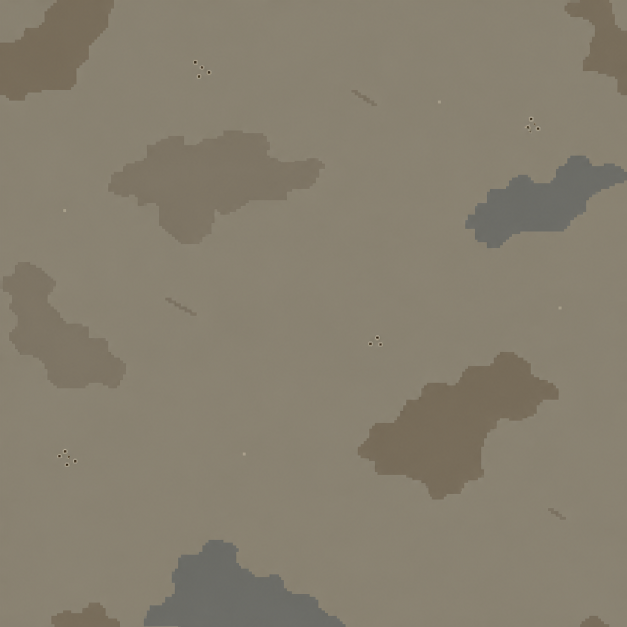
#> input picture salvage/game/素材/地-泥底/work/generated.png, 1254 x 1254 px, found by its file name (shown at 1/2 size)
$ python clean.py
#> lines starting #> are read from the running program, lines starting #| are printed output that depends on the picture; after the words box and inside, x2 and y2 are one past the last pixel; in counts of white or black regions, pixels touching at a corner belong together
from PIL import Image,ImageDraw,ImageCms
import numpy as np
from scipy import ndimage as nd
import random,json
from pathlib import Path
N=1024
rng=random.Random(421067)
raw=np.asarray(Image.open('work/generated.png').convert('RGB')).astype(float)
centers=np.array([[137,130,113],[126,117,100],[119,108,89],[107,107,102]])
k=((raw[:,:,None,:]-centers[None,None,:,:])**2).sum(-1).argmin(-1)
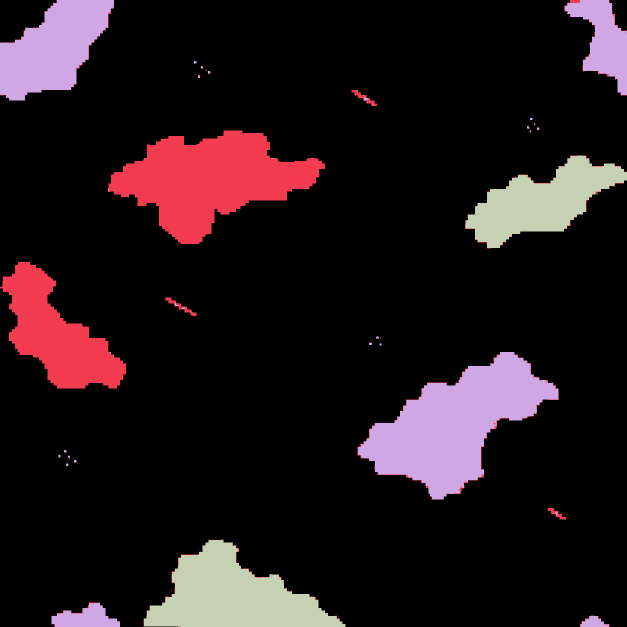
#> k: shape (1254, 1254) int64 (shown at 1/2 size); 4 distinct labels, from 0 to 3; one colour per label, 0 black
colors=['#8F8A78','#7F7868','#786E5C','#616666']
out=Image.new('RGB',(N,N),colors[0])
def wrap_paste(mask,color,cx,cy):
 w,h=mask.size
 for dx in [-N,0,N]:
  for dy in [-N,0,N]:out.paste(color,(cx-w//2+dx,cy-h//2+dy),mask)
# Preserve the generated patch silhouettes; calibrate scale, flatten colors, wrap edges.
patches=[(1,127,226,345,290),(1,201,180,76,610),(2,1,180,1006,40),(2,41,245,805,815),(3,1,182,843,389),(3,2,188,341,1006),(2,2,156,536,595)]
for c,idx,width,x,y in patches:
 lab,num=nd.label(k==c); s=nd.find_objects(lab)[idx-1]
 # Use complete generated silhouettes for fragments cut off by the original frame.
 if s[1].start==0 or s[1].stop==raw.shape[1] or s[0].start==0 or s[0].stop==raw.shape[0]:
  sourceclass,sourceidx=(1,127) if idx%2 else (2,41)
  source,_=nd.label(k==sourceclass);ss=nd.find_objects(source)[sourceidx-1]
  mask=Image.fromarray(np.uint8(source[ss]==sourceidx)*255)
  angle={201:73,1:-37,2:118}.get(idx,31)
  mask=mask.rotate(angle,resample=Image.Resampling.NEAREST,expand=True)
  box=mask.getbbox();mask=mask.crop(box)
  # A restrained shear varies the reused fragment while keeping the generated contour.
  m=np.asarray(mask);pad=round(m.shape[1]*.25);warped=np.zeros((m.shape[0],m.shape[1]+pad*2),dtype=np.uint8)
  for row in range(m.shape[0]):
   shift=round(pad*.8*np.sin(row/m.shape[0]*3.1+.7))
   warped[row,pad+shift:pad+shift+m.shape[1]]=m[row]
  mask=Image.fromarray(warped);mask=mask.crop(mask.getbbox())
 else:mask=Image.fromarray(np.uint8(lab[s]==idx)*255)
 w,h=mask.size; scale=width/max(w,h); width=round(w*scale); h=round(h*scale)
 small=mask.resize((max(1,round(width/3)),max(1,round(h/3))),Image.Resampling.NEAREST)
 mask=small.resize((small.width*3,small.height*3),Image.Resampling.NEAREST)
 wrap_paste(mask,colors[c],x,y)
#> this loop made 7 passes
#> (num, box) on passes 2, 3, 5, 6, 7: (468, (46, 20, 271, 451)), (57, (64, 70, 444, 336)), (2, (64, 70, 444, 336)), (2, (42, 94, 386, 403)), (57, (42, 94, 386, 403))
#> num on passes 1, 4: 468, 57
#> pass 1, `lab, num = nd.label(k == c)`:
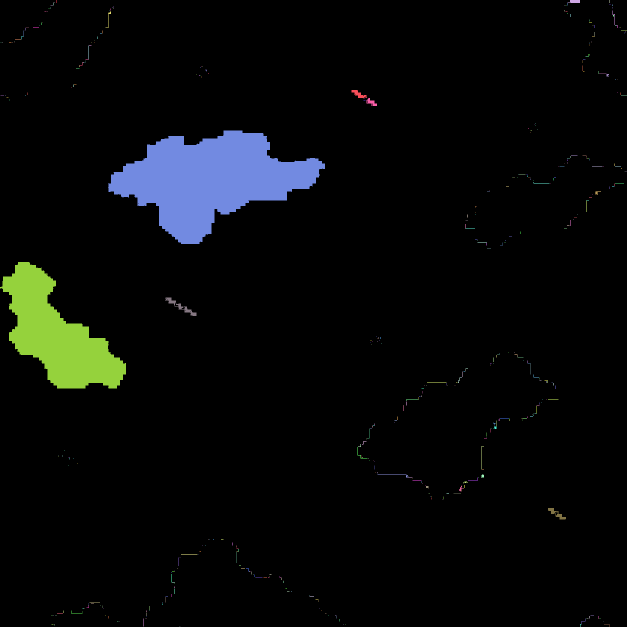
#> lab: shape (1254, 1254) int32 (shown at 1/2 size); 469 distinct labels, from 0 to 468; one colour per label, 0 black
#> pass 1, `else:mask=Image.fromarray(np.uint8(lab[s]==idx)*255)`:
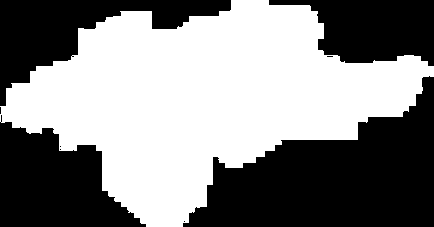
#> mask: PIL image 434x227 L; 52.6% white; 9 black regions (5 under 20 px), largest, box (x1, y1, x2, y2) and area: (183, 76, 434, 227) 20905, (0, 115, 146, 227) 10053, (0, 0, 231, 106) 8636, (269, 0, 434, 66) 7069
#> after the loop:
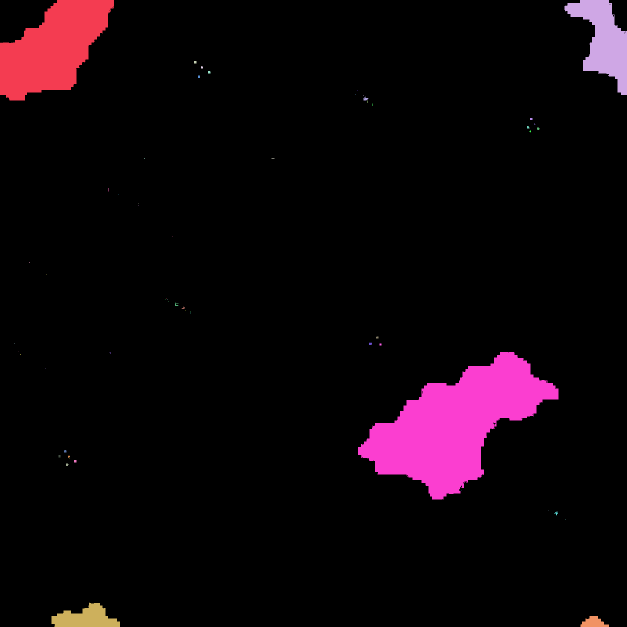
#> lab: shape (1254, 1254) int32 (shown at 1/2 size); 58 distinct labels, from 0 to 57; one colour per label, 0 black
#> after the loop:
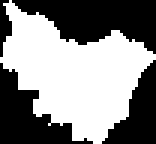
#> mask: PIL image 156x144 L; 52.9% white; 4 black regions, box (x1, y1, x2, y2) and area: (12, 0, 156, 54) 4644, (0, 63, 93, 144) 3231, (102, 60, 156, 144) 2304, (0, 0, 12, 57) 405
#> after the loop:
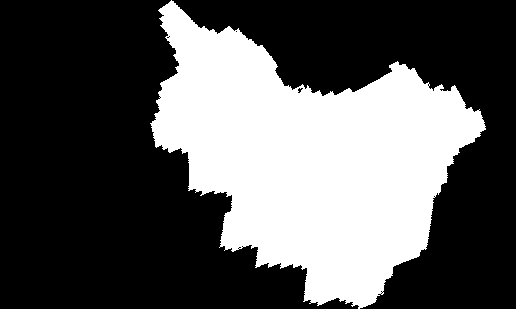
#> warped: shape (309, 516); 34.5% white; 1 white region, box (x1, y1, x2, y2) and area: (150, 0, 486, 309) 55031
# Exact sized sparse details, periodic positions and flat intrinsic colors.
d=ImageDraw.Draw(out)
def rect(x,y,w,h,color):
 for dx in [-N,0,N]:
  for dy in [-N,0,N]:d.rectangle((x+dx,y+dy,x+w-1+dx,y+h-1+dy),fill=color)
clusters=[(157,126),(560,78),(736,211),(991,281),(450,431),(111,414),(642,527),(264,714),(926,665),(587,915),(60,933),(796,1004)]
for x,y in clusters:
 used=[]
 for i in range(rng.randint(3,6)):
  for attempt in range(100):
   a,b=rng.randint(-13,13),rng.randint(-12,12)
   if all((a-u)**2+(b-v)**2>=64 for u,v in used):break
  used.append((a,b));rect(x+a,y+b,5,5,'#9A9482');rect(x+a+1,y+b+1,3,3,'#5C5445')
for x,y,length,width in [(295,100,24,5),(645,350,29,4),(196,516,18,5),(466,650,32,6),(863,561,16,4),(144,827,25,5),(748,960,21,4)]:
 # one flat diagonally stepped groove, total length measured along its axis
 span=round(length/2**0.5)
 for t in range(0,span,3):rect(x+t,y+round(t*.83),min(3,span-t),width,'#7F7868')
for i in range(92):
 x,y=rng.randrange(N),rng.randrange(N)
 if all((min(abs(x-cx),N-abs(x-cx)))**2+(min(abs(y-cy),N-abs(y-cy)))**2>26**2 for cx,cy in clusters):rect(x,y,3,3,'#A8A394')
profile=ImageCms.ImageCmsProfile(ImageCms.createProfile('sRGB')).tobytes()
out.save('out.png',icc_profile=profile,optimize=True)
tiled=Image.new('RGB',(N*3,N*3))
#> tiled: PIL image 3072x3072 RGB; every value is 0
for x in range(3):
 for y in range(3):tiled.paste(out,(x*N,y*N))
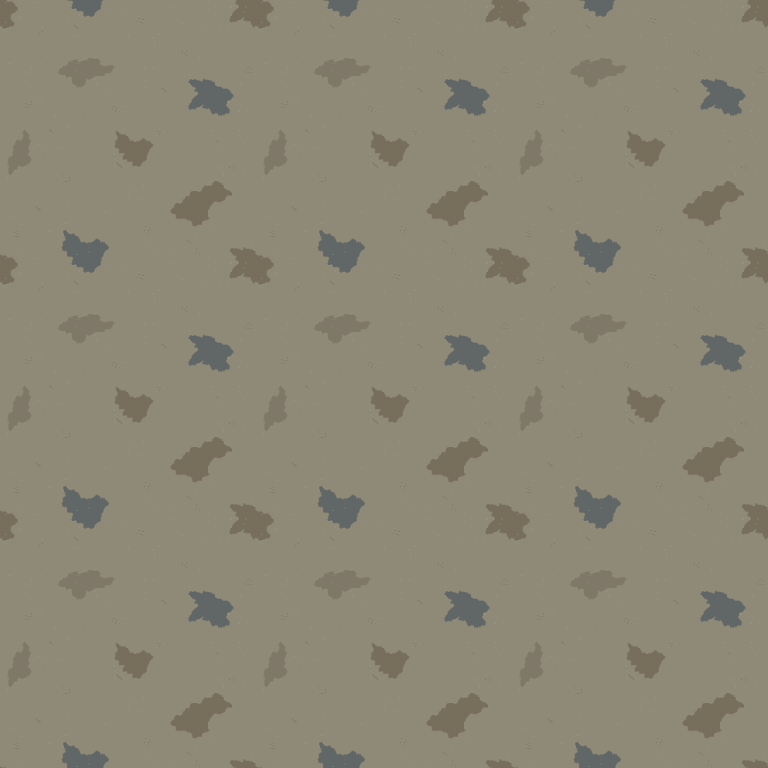
#> tiled: PIL image 3072x3072 RGB (shown at 1/4 size); mean R, G, B 140.1, 135.1, 117.8
tiled.save('work/平铺检查-3x3.png',optimize=True)
tiled.resize((1536,1536),Image.Resampling.NEAREST).save('work/平铺检查-缩览.png')
#> (the run stopped early here; a loop or call above may not have finished)
